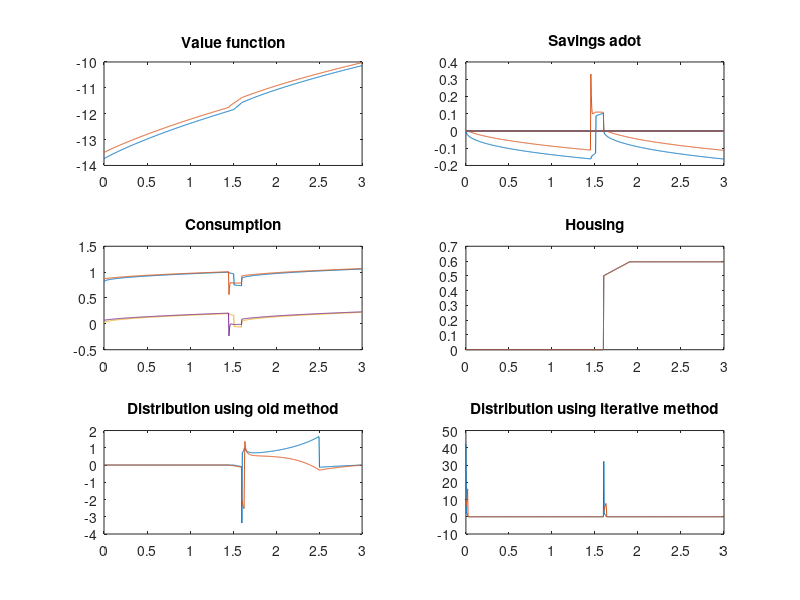

This chart was generated by the following MATLAB code:
%% Set parameters
clc
clear 
lambda = 0.2;
gamma = 3.5;
eta = 1.3;
p = 8.0;
rho = 0.045;
r = 0.015;
d = 0.4;
hmin = 0.5
alpha = 0.2;
% grids
Na = 600;
amin=0.0;
amax=3.;
agrid = linspace(amin,amax,Na)';
Da = agrid(2)-agrid(1);

w =0.015;
z = [1 5];
ygrid = w*z;
Ny=length(ygrid);

% create matrices for the states to make some stuff easier
aa = agrid * ones(1,Ny);
yy = ones(Na,1)*ygrid;

% set the utility functions and it's derivative
util = @(c,gamma) c.^(1-gamma)/(1-gamma);
uprime = @(c,gamma) c.^(-gamma);
uprimeinv = @(dV,gamma) dV.^(-1/gamma);

func = @(h,eta) -alpha*exp(-eta*h) + exp(0) - r*p*h;
fprime =@(h,eta) alpha*eta*exp(-eta*h);
fprimeinv =@(dV,eta) -1/eta * log(r*p/(eta*alpha));

h = min(fprimeinv(r*p,eta), aa./(d*p));
h = h.*(h>hmin);
bc = @(c,f,y,a) y + f +r*a - c;
%%
% numerical parameters
maxit = 30;
crit = 10^(-6);
Delta = 100;

% preallocate some variables
dVf = zeros(Na,Ny);
dVb = zeros(Na,Ny);
dV0 = zeros(Na,Ny);
cf = zeros(Na,Ny);
cb = zeros(Na,Ny);

adotf = zeros(Na,Ny);
adotb = zeros(Na,Ny);
If = false(Na,Ny);
Ib = false(Na,Ny);
I0 = false(Na,Ny);

% initial guess (present value of staying put forever)
V0 = util(yy + func(h,eta) + r.*aa,gamma)/rho;
Vnew = V0;
tic
%%
for n=1:maxit
    %disp(sprintf('Starting iteration %d',n))
    V = Vnew;

    dVf(1:Na-1,:) = (V(2:Na,:) - V(1:Na-1,:))/Da;
    dVb(2:Na,:) = (V(2:Na,:) - V(1:Na-1,:))/Da;

    % End point corrections, only the first is important
    dVb(1,:) = uprime(ygrid + r*amin + func(h(1,:),eta),gamma);
    dVf(Na,:) = uprime(ygrid + r*amax + func(h(Na,:),eta),gamma); 
    
    cf = uprimeinv(dVf,gamma) ;
    cb = uprimeinv(dVb,gamma) ;
        
    adotf = bc(cf,func(h,eta),yy,aa);
    adotb = bc(cb,func(h,eta),yy,aa);
 
    Hf = util(cf,gamma)  + dVf.*adotf;
    Hb = util(cb,gamma)  + dVb.*adotb;
    
    c0 = yy +func(h,eta) +r.*aa;
    Ineither = (1-(adotf>0)) .* (1-(adotb<0));
    Iunique = (adotb<0).*(1-(adotf>0)) + (1-(adotb<0)).*(adotf>0);
    Iboth = (adotb<0).*(adotf>0);
    Ib = Iunique.*(adotb<0) + Iboth.*(Hb>=Hf);
    If = Iunique.*(adotf>0) + Iboth.*(Hf>=Hb);
    
    Ib(1,:) = false;
    I0 = Ineither;
    I0 = (1-If-Ib);
    
    
    dV0 = uprime(c0,gamma) ;%+ fprime(h0,eta);
      
    dVupwind = (dVf.*If + dVb.*Ib + dV0.*I0);
    c = uprimeinv(dVupwind,gamma);
    c = cf.*If + cb.*Ib + c0.*I0;
    adot = bc(c,func(h,eta),yy,aa);
    u = util(c,gamma) ;
    
    % Construct the A matrixIb
    Xvec = - Ib.*adotb/Da;
    Yvec = Ib.*adotb/Da - If.*adotf/Da - lambda;
    Zvec = If.*adotf/Da;
    
    
    A1block = spdiags(Yvec(:,1),0,Na,Na) + spdiags(Xvec(2:Na,1),-1,Na,Na) + spdiags([0;Zvec(1:Na-1,1)],1,Na,Na);
    A2block = spdiags(Yvec(:,2),0,Na,Na) + spdiags(Xvec(2:Na,2),-1,Na,Na) + spdiags([0;Zvec(1:Na-1,2)],1,Na,Na);
    lambdablock = lambda*speye(Na,Na);
    A = [A1block,lambdablock; lambdablock, A2block];
    
    B = (rho + 1/Delta)*speye(2*Na) - A;
    
    ustack = [u(:,1); u(:,2)];
    Vstack = [V(:,1); V(:,2)];
    
    b = ustack + Vstack/Delta;
    Vstack = B\b ;
    Vnew = [Vstack(1:Na), Vstack(Na+1:2*Na)];
    
    diff = max(max(abs(Vnew - V)));
    if diff<crit
        fprintf('Value function converged on iteration %d, distance %f \n',n,diff);
        break
    end
end
%V=Vnew;

It = If + Ib;


toc
%% Distribution - Old way of finding the stationary distribution
AT= A';
tempvec = zeros(Na*2,1);

% Need to hack one value so that it's not singular
ihack = 500;
tempvec(ihack) = 0.1;
row = zeros(1,Na*2);
row(ihack) = 1;
AT(ihack,:) = row;

gstack = AT\tempvec;
gmass = ones(1,2*Na)*gstack*Da;
gstack = gstack/gmass;

g = [gstack(1:Na), gstack(Na+1:2*Na)];

%% Distribution - iterative
% start with uniform
gstack = ones(2*Na,1);
gmass = ones(1,2*Na)*gstack*Da;
gstack = gstack./gmass;
gnew = gmass;
N = 500;
dt = 10;
for i=1:N
    gnew= (speye(2*Na) - AT*dt)\gstack;
    dist = max(abs(gnew-gstack));
    gstack = gnew;
    if dist < crit
        break
    end
end

g2 = [gstack(1:Na), gstack(Na+1:2*Na)];



%% Next lets plot the results

figure(1)
subplot(3,2,1)
plot(agrid,V)
title("Value function")

subplot(3,2,2)
plot(agrid,adot)
title("Savings adot")
hold on
plot(agrid,zeros(Na))
hold off

subplot(3,2,3)
plot(agrid,[c c-func(h,eta)])
title("Consumption")

subplot(3,2,4)
plot(agrid,h)
title("Housing")


subplot(3,2,5)
plot(agrid,g)
title("Distribution using old method")

subplot(3,2,6)
plot(agrid,g2)
title("Distribution using iterative method")

    
    
    
